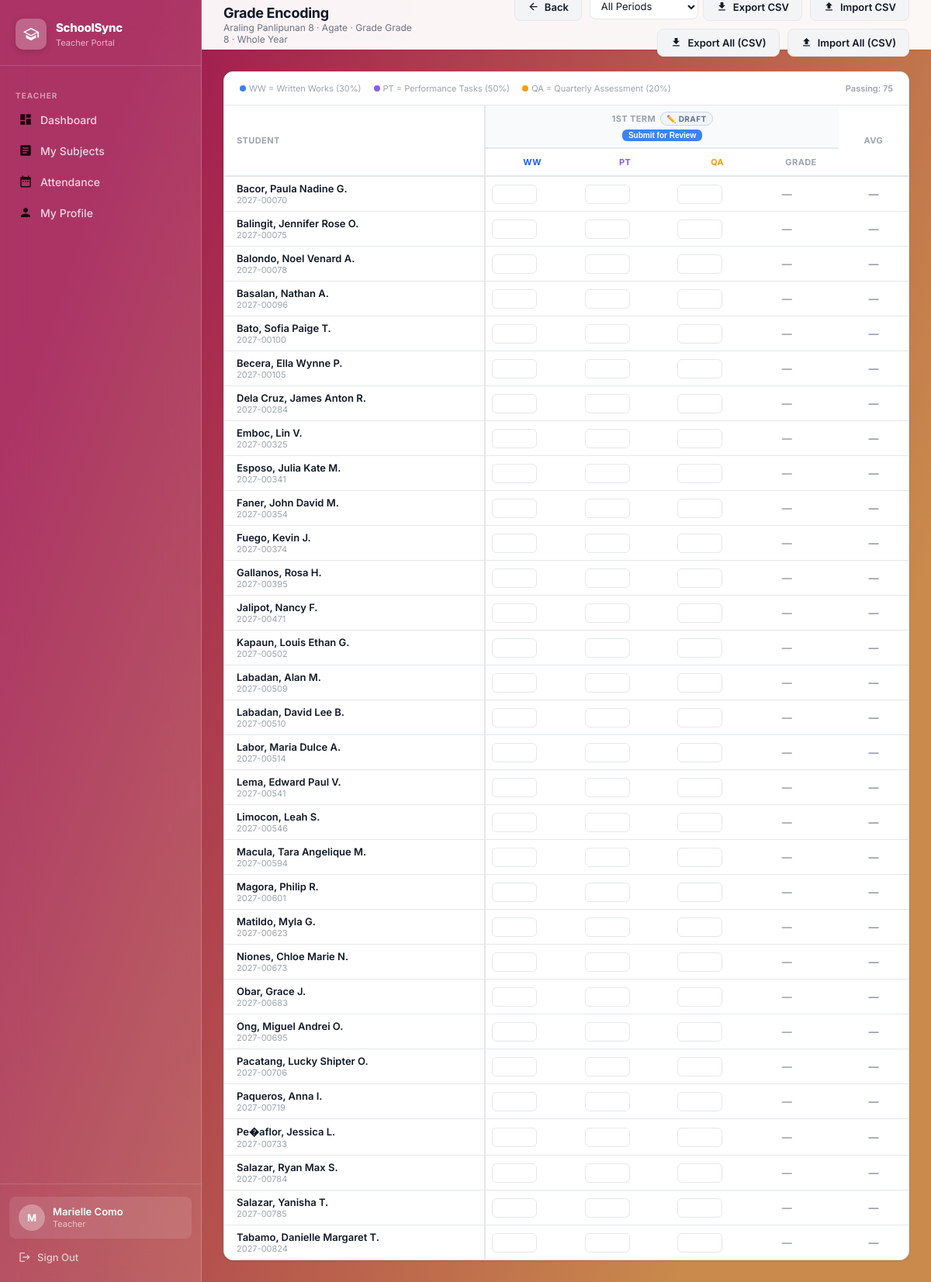
Page /teacher/grade_sheet/111/90 (signed in) on the committed database.
### tables this page shows
CREATE TABLE subjects (
        id INTEGER PRIMARY KEY AUTOINCREMENT,
        subject_code TEXT NOT NULL, subject_name TEXT NOT NULL,
        grade_level TEXT NOT NULL, strand TEXT, semester TEXT, default_teacher_id INTEGER, shs_type TEXT);

CREATE TABLE sections (
        id INTEGER PRIMARY KEY AUTOINCREMENT,
        grade_level TEXT NOT NULL, section_name TEXT NOT NULL, adviser_id INTEGER, student_limit INTEGER DEFAULT 40, strand_id INTEGER REFERENCES strands(id) ON DELETE SET NULL,
        FOREIGN KEY (adviser_id) REFERENCES teachers(id) ON DELETE SET NULL);

CREATE TABLE "grading_period_settings" (    id         INTEGER PRIMARY KEY AUTOINCREMENT,    period     TEXT NOT NULL,    semester   TEXT NOT NULL DEFAULT '1st Semester',    is_open    INTEGER NOT NULL DEFAULT 0,    opened_at  TEXT,    opened_by  TEXT,    UNIQUE(period, semester));

### app.py (the view)
@app.route('/teacher/grade_sheet/<int:sec_id>/<int:sub_id>')
@teacher_required
def teacher_grade_sheet(sec_id, sub_id):
    conn = get_db()
    tid  = session['teacher_id']
    assigned = conn.execute(
        "SELECT id FROM schedules WHERE teacher_id=? AND section_id=? AND subject_id=?",
        (tid, sec_id, sub_id)
    ).fetchone()
    if not assigned:
        flash('You are not assigned to this subject.', 'danger')
        return redirect(url_for('teacher_dashboard'))
    section  = conn.execute(
        "SELECT s.*, st.strand_code FROM sections s LEFT JOIN strands st ON s.strand_id=st.id WHERE s.id=?",
        (sec_id,)
    ).fetchone()
    subject  = conn.execute("SELECT * FROM subjects WHERE id=?", (sub_id,)).fetchone()
    students = conn.execute(
        "SELECT id, student_id, first_name, last_name, middle_name FROM students WHERE section_id=? ORDER BY last_name, first_name",
        (sec_id,)
    ).fetchall()
    QUARTERS = ['1st Term','2nd Term','3rd Term']
    _tgs_sub_sem_raw = conn.execute("SELECT semester FROM subjects WHERE id=?", (sub_id,)).fetchone()
    _tgs_sub_sem = (_tgs_sub_sem_raw['semester'] or '') if _tgs_sub_sem_raw else ''
    sub_semester = (subject['semester'] or '').strip() if subject else ''
    req_sem = request.args.get('sem', '').strip()
    active_sem = req_sem if req_sem in ALL_TERMS else '1st Term'
    sched_scope_row = conn.execute(
        "SELECT sc.semester FROM schedules sc "
        "WHERE sc.teacher_id=? AND sc.section_id=? AND sc.subject_id=? "
        "AND sc.semester IS NOT NULL AND sc.semester != '' LIMIT 1",
        (tid, sec_id, sub_id)
    ).fetchone()
    if (not req_sem) and sched_scope_row:
        sched_scope = (sched_scope_row['semester'] or '').strip()
        terms = SEM_TERMS.get(sched_scope, [])
        if terms:
            active_sem = sorted(terms)[0]
    eff_sem = get_effective_semester(conn, sub_id, sec_id, active_sem)
    sub_rows = conn.execute(
        "SELECT quarter, status FROM grade_submissions WHERE subject_id=? AND section_id=? AND semester=?",
        (sub_id, sec_id, eff_sem)
    ).fetchall()
    q_statuses = {r['quarter']: r['status'] for r in sub_rows}
    sem_q_rows = conn.execute(
        "SELECT period FROM grading_period_settings WHERE semester=? ORDER BY id",
        (eff_sem,)
    ).fetchall()
    QUARTERS = [r['period'] for r in sem_q_rows] if sem_q_rows else ['1st Term','2nd Term','3rd Term']
    grades_raw = conn.execute("""
        SELECT g.student_id, g.quarter,
               g.written_works, g.performance_tasks, g.quarterly_assessment
        FROM grades g WHERE g.subject_id=? AND g.section_id=? AND g.semester=?
    """, (sub_id, sec_id, eff_sem)).fetchall()
    grade_map = {}
    for g in grades_raw:
        grade_map.setdefault(g['student_id'], {})[g['quarter']] = g
    student_grades = []
    for st in students:
        qgrades = {}
        for q in QUARTERS:
            row = grade_map.get(st['id'], {}).get(q)
            if row:
                qg = compute_quarterly_grade(row['written_works'], row['performance_tasks'], row['quarterly_assessment'])
                qgrades[q] = {'ww': row['written_works'], 'pt': row['performance_tasks'],
                               'qa': row['quarterly_assessment'], 'computed': qg}
            else:
                qgrades[q] = {'ww': None, 'pt': None, 'qa': None, 'computed': None}
        vals = [qgrades[q]['computed'] for q in QUARTERS if qgrades[q]['computed'] is not None]
        avg  = round(sum(vals)/len(vals), 2) if vals else None
        student_grades.append({'student': st, 'quarters': qgrades, 'average': avg,
                                'passing': avg is not None and avg >= PASSING_GRADE})
    open_periods = get_open_periods_for_subject(conn, sub_semester, active_sem)
    conn.close()
    return render_template('teacher_grade_sheet.html',
                           section=section, subject=subject,
                           students=student_grades, quarters=QUARTERS,
                           q_statuses=q_statuses, passing_grade=PASSING_GRADE,
                           sec_id=sec_id, sub_id=sub_id,
                           open_periods=open_periods,
                           active_sem=active_sem, eff_sem=eff_sem)

### app.py (called while the page is built)
def get_db():
    conn = sqlite3.connect(DATABASE)
    conn.row_factory = sqlite3.Row
    conn.execute("PRAGMA foreign_keys = ON")
    return conn

def teacher_required(f):
    @wraps(f)
    def decorated(*args, **kwargs):
        if 'teacher_id' not in session:
            return redirect(url_for('login'))
        return f(*args, **kwargs)
    return decorated

def get_open_periods_for_subject(conn, subject_semester, active_sem=None):
    if not subject_semester or subject_semester not in SEM_TERMS:
        lookup_sem = active_sem or '1st Term'
    else:
        lookup_sem = subject_semester
    rows = conn.execute(
        "SELECT period FROM grading_period_settings WHERE semester=? AND is_open=1",
        (lookup_sem,)
    ).fetchall()
    open_set = {r['period'] for r in rows}
    return [p for p in ALL_TERMS if p in open_set]

def get_effective_semester(conn, subject_id, section_id, fallback_sem='1st Term'):
    sub = conn.execute("SELECT semester FROM subjects WHERE id=?", (subject_id,)).fetchone()
    if not sub:
        return fallback_sem
    sub_sem = (sub['semester'] or '').strip()
    if sub_sem in ('1st Term', '2nd Term', '3rd Term', '1st Semester', '2nd Semester'):
        return sub_sem
    if sub_sem == 'Whole Year':
        return 'Whole Year'
    return fallback_sem

### templates/teacher_grade_sheet.html (shortened to what this page needs)
{% extends "portal_layout.html" %}
{% block page_title %}Grade Encoding{% endblock %}
{% block page_subtitle %}{{ subject.subject_name }} · {{ section.section_name }} · Grade {{ section.grade_level }} · {{ eff_sem }}{% endblock %}
{% block header_actions %}
  <a href="{{ url_for('teacher_dashboard') }}" class="btn btn-secondary">
    <svg viewBox="0 0 24 24" fill="currentColor" style="width:15px;height:15px;"><path d="M20 11H7.83l5.59-5.59L12 4l-8 8 8 8 1.41-1.41L7.83 13H20v-2z"/></svg>
    Back
  </a>
  <form method="GET" action="{{ url_for('teacher_export_grades', sec_id=sec_id, sub_id=sub_id) }}" style="display:flex;align-items:center;gap:6px;">
    <select id="teacherPeriodSel" name="period" class="form-control" style="width:140px;padding:6px 10px;font-size:13px;">
      <option value="all">All Periods</option>
    </select>
    <button type="submit" class="btn btn-secondary">
      <svg viewBox="0 0 24 24" fill="currentColor" style="width:15px;height:15px;"><path d="M19 9h-4V3H9v6H5l7 7 7-7zM5 18v2h14v-2H5z"/></svg>
      Export CSV
    </button>
  </form>
  <button class="btn btn-secondary" onclick="document.getElementById('csvImportInput').click()">
    <svg viewBox="0 0 24 24" fill="currentColor" style="width:15px;height:15px;"><path d="M9 16h6v-6h4l-7-7-7 7h4v6zm-4 2h14v2H5v-2z"/></svg>
    Import CSV
  </button>
  <button class="btn btn-secondary" type="button" onclick="exportAllTeacherCSV()">
    <svg viewBox="0 0 24 24" fill="currentColor" style="width:15px;height:15px;"><path d="M19 9h-4V3H9v6H5l7 7 7-7zM5 18v2h14v-2H5z"/></svg>
    Export All (CSV)
  </button>
  <button class="btn btn-secondary" type="button" onclick="document.getElementById('csvImportAllInput').click()">
    <svg viewBox="0 0 24 24" fill="currentColor" style="width:15px;height:15px;"><path d="M9 16h6v-6h4l-7-7-7 7h4v6zm-4 2h14v2H5v-2z"/></svg>
    Import All (CSV)
  </button>
{% endblock %}
{% block content %}
<div class="content-card">
  <div style="padding:14px 20px;border-bottom:1px solid var(--border);">
    <div class="legend">
      <span class="legend-item"><span class="legend-dot" style="background:#3b82f6;"></span> WW = Written Works (30%)</span>
      <span class="legend-item"><span class="legend-dot" style="background:#8b5cf6;"></span> PT = Performance Tasks (50%)</span>
      <span class="legend-item"><span class="legend-dot" style="background:#f59e0b;"></span> QA = Quarterly Assessment (20%)</span>
      <span style="margin-left:auto;font-weight:600;">Passing: {{ passing_grade }}</span>
    </div>
  </div>
  <div style="overflow-x:auto;">
    <table class="grade-table">
      <thead>
        <tr>
          <th class="col-name" rowspan="2" style="min-width:160px;text-align:left;padding-left:16px;">Student</th>
          {% set period_classes = {'1st Term':'p-term1','2nd Term':'p-term2','3rd Term':'p-term3'} %}
          {% for q in quarters %}{% if q in open_periods %}
          <th class="p-header {{ period_classes[q] }} p-group" colspan="4">
            <div style="display:flex;align-items:center;justify-content:center;gap:6px;">
              {{ q }}
              {% set qs = q_statuses.get(q, 'Draft') %}
              <span class="status-pill status-{{ qs }}" id="status_{{ q }}">
                {{ '✏️' if qs=='Draft' else ('📤' if qs=='Submitted' else ('✅' if qs=='Approved' else '🔒')) }} {{ qs }}
              </span>
            </div>
            <div class="q-actions" id="qactions_{{ q }}">
              {% if qs == 'Draft' %}
              <button class="q-action-btn btn-submit" onclick="submitQuarter('{{ q }}')">Submit for Review</button>
              {% elif qs == 'Submitted' %}
              <span style="font-size:10px;color:#1e40af;font-style:italic;">Awaiting admin approval</span>
              {% elif qs == 'Approved' %}
              <span style="font-size:10px;color:#166534;font-style:italic;">Approved by admin</span>
              {% elif qs == 'Locked' %}
              <span style="font-size:10px;color:#92400e;font-style:italic;">Locked</span>
              {% endif %}
            </div>
          </th>
          {% endif %}{% endfor %}
          <th rowspan="2" style="min-width:56px;">Avg</th>
        </tr>
        <tr>
          {% for q in quarters %}{% if q in open_periods %}
          <th class="p-group" style="color:#2563eb;">WW</th>
          <th style="color:#8b5cf6;">PT</th>
          <th style="color:#f59e0b;">QA</th>
          <th>Grade</th>
          {% endif %}{% endfor %}
        </tr>
      </thead>
      <tbody>
        {% for sg in students %}{% set st = sg.student %}
        <tr>
          <td style="padding-left:16px;">
            <div style="font-weight:600;font-size:13px;">{{ st.last_name }}, {{ st.first_name }}{% if st.middle_name %} {{ st.middle_name[0] }}.{% endif %}</div>
            <div style="font-size:11px;color:var(--text-muted);">{{ st.student_id }}</div>
          </td>
          {% for q in quarters %}{% if q in open_periods %}{% set qd = sg.quarters[q] %}{% set qs = q_statuses.get(q,'Draft') %}
          <td class="p-group">
            <input type="number" min="0" max="100" step="0.01" class="grade-input"
              data-student="{{ st.id }}" data-subject="{{ sub_id }}" data-section="{{ sec_id }}"
              data-quarter="{{ q }}" data-component="written_works"
              value="{{ qd.ww if qd.ww is not none else '' }}"
              {{ 'disabled' if qs in ('Submitted','Approved','Locked') else '' }}>
          </td>
          <td>
            <input type="number" min="0" max="100" step="0.01" class="grade-input"
              data-student="{{ st.id }}" data-subject="{{ sub_id }}" data-section="{{ sec_id }}"
              data-quarter="{{ q }}" data-component="performance_tasks"
              value="{{ qd.pt if qd.pt is not none else '' }}"
              {{ 'disabled' if qs in ('Submitted','Approved','Locked') else '' }}>
          </td>
          <td>
            <input type="number" min="0" max="100" step="0.01" class="grade-input"
              data-student="{{ st.id }}" data-subject="{{ sub_id }}" data-section="{{ sec_id }}"
              data-quarter="{{ q }}" data-component="quarterly_assessment"
              value="{{ qd.qa if qd.qa is not none else '' }}"
              {{ 'disabled' if qs in ('Submitted','Approved','Locked') else '' }}>
          </td>
          <td>
            <span class="computed-grade {{ 'grade-pass' if qd.computed is not none and qd.computed >= passing_grade else ('grade-fail' if qd.computed is not none else 'grade-none') }}"
                  id="computed_{{ st.id }}_{{ q }}">
              {{ '%.2f'|format(qd.computed) if qd.computed is not none else '—' }}
            </span>
          </td>
          {% endif %}{% endfor %}
          <td style="font-weight:800;font-size:13px;text-align:center;">
            <span id="avg_{{ st.id }}" class="{{ 'grade-pass' if sg.average is not none and sg.average >= passing_grade else ('grade-fail' if sg.average is not none else 'grade-none') }}">
              {{ '%.2f'|format(sg.average) if sg.average is not none else '—' }}
            </span>
          </td>
        </tr>
        {% endfor %}
      </tbody>
    </table>
  </div>
</div>
{% endblock %}

### static/css/style.css (style rules this page uses)
:root { --brand-gradient: linear-gradient(109deg, rgba(160,24,80,1) 11.2%, rgba(201,138,75,1) 81.7%); --blue-course: linear-gradient(90deg, rgba(46,129,211,1) 0%, rgba(25,70,171,1) 100%); --teal-course: linear-gradient(90deg, rgba(76,187,149,1) 0%, rgba(38,117,105,1) 100%); --yellow-course: linear-gradient(90deg, rgba(241,218,0,1) 0%, rgba(233,164,0,1) 100%); --pink-course: linear-gradient(90deg, rgba(208,53,141,1) 0%, rgba(131,10,78,1) 100%); --dark-teal-course: linear-gradient(90deg, rgba(107,53,202,1) 0%, rgba(72,23,155,1) 100%); --medium-blue-course: linear-gradient(90deg, rgba(56,61,201,1) 0%, rgba(19,21,128,1) 100%); --mint-green-course: linear-gradient(90deg, rgba(87,209,218,1) 0%, rgba(41,123,146,1) 100%); --green-course: linear-gradient(90deg, rgba(87,219,56,1) 0%, rgba(52,164,50,1) 100%); --orange-course: linear-gradient(90deg, rgba(235,154,48,1) 0%, rgba(218,86,15,1) 100%); --slate-blue-course: linear-gradient(90deg, rgba(50,103,153,1) 0%, rgba(18,57,96,1) 100%); --dark-green-course: linear-gradient(90deg, rgba(49,123,100,1) 0%, rgba(22,71,79,1) 100%); --orange-red-course: linear-gradient(90deg, #f26a21 0%, #c0392b 100%); --sidebar-width: 260px; --header-height: 64px; --radius-sm: 8px; --radius-md: 12px; --radius-lg: 16px; --shadow-sm: 0 1px 3px rgba(0,0,0,.08), 0 1px 2px rgba(0,0,0,.04); --shadow-md: 0 4px 12px rgba(0,0,0,.10), 0 2px 4px rgba(0,0,0,.06); --shadow-lg: 0 10px 30px rgba(0,0,0,.14), 0 4px 8px rgba(0,0,0,.08); --text-primary: #111827; --text-secondary: #6b7280; --text-muted: #9ca3af; --border: #e5e7eb; --bg-page: #f3f4f6; --bg-white: #ffffff; --danger: #ef4444; --success: #22c55e; }
*,*::before,*::after { box-sizing:border-box;margin:0;padding:0 }
html { scroll-behavior:smooth }
body { font-family:'Inter',sans-serif;font-size:14px;color:var(--text-primary);background:var(--brand-gradient);min-height:100vh;-webkit-font-smoothing:antialiased }
a { text-decoration:none;color:inherit }
.form-control { width:100%;padding:10px 14px;border:1.5px solid var(--border);border-radius:var(--radius-sm);font-family:'Inter',sans-serif;font-size:14px;color:var(--text-primary);background:var(--bg-white);transition:border-color .2s,box-shadow .2s;outline:none }
.form-control option { color:var(--text-primary) }
.header-actions .form-control { padding:6px 10px;font-size:13px;height:32px }
.header-actions .btn { white-space:nowrap }
.content-card { background:var(--bg-white);border-radius:var(--radius-md);box-shadow:var(--shadow-sm);border:1px solid var(--border);overflow:hidden }
.btn { display:inline-flex;align-items:center;gap:7px;padding:9px 16px;border-radius:var(--radius-sm);font-family:'Inter',sans-serif;font-size:13px;font-weight:600;cursor:pointer;border:none;transition:opacity .2s,transform .15s,box-shadow .2s;white-space:nowrap }
.btn svg { width:15px;height:15px }
.btn-secondary { background:var(--bg-page);color:var(--text-primary);border:1px solid var(--border) }

### rows in the picture
subjects: subject_name "Araling Panlipunan 8"
sections: section_name "Agate", grade_level "Grade 8"
grading_period_settings: period "1ST TERM", value "✏️", qs "DRAFT", shows "WW", computed "—"

### other values in the picture
{{ session.teacher_name[0]|upper }} "M"
{{ session.get('teacher_name') or session.get('student_name') or 'User' }} "Marielle Como"
{{ eff_sem }} "Whole Year"
{{ passing_grade }} "75"
{{ st.last_name }} "Bacor" "Balingit" "Balondo" "Basalan" "Bato" "Becera" "Dela Cruz" "Emboc" "Esposo" "Faner" "Fuego" "Gallanos" "Jalipot" "Kapaun" "Labadan" "Labadan" "Labor" "Lema" "Limocon" "Macula" "Magora" "Matildo" "Niones" "Obar" "Ong" "Pacatang" "Paqueros" "Pe�aflor" "Salazar" "Salazar" "Tabamo"
{{ st.first_name }} "Paula Nadine" "Jennifer Rose" "Noel Venard" "Nathan" "Sofia Paige" "Ella Wynne" "James Anton" "Lin" "Julia Kate" "John David" "Kevin" "Rosa" "Nancy" "Louis Ethan" "Alan" "David Lee" "Maria Dulce" "Edward Paul" "Leah" "Tara Angelique" "Philip" "Myla" "Chloe Marie" "Grace" "Miguel Andrei" "Lucky Shipter" "Anna" "Jessica" "Ryan Max" "Yanisha" "Danielle Margaret"
{{ st.middle_name[0] }} "G" "O" "A" "A" "T" "P" "R" "V" "M" "M" "J" "H" "F" "G" "M" "B" "A" "V" "S" "M" "R" "G" "N" "J" "O" "O" "I" "L" "S" "T" "T"
{{ st.student_id }} "2027-00070" "2027-00075" "2027-00078" "2027-00096" "2027-00100" "2027-00105" "2027-00284" "2027-00325" "2027-00341" "2027-00354" "2027-00374" "2027-00395" "2027-00471" "2027-00502" "2027-00509" "2027-00510" "2027-00514" "2027-00541" "2027-00546" "2027-00594" "2027-00601" "2027-00623" "2027-00673" "2027-00683" "2027-00695" "2027-00706" "2027-00719" "2027-00733" "2027-00784" "2027-00785" "2027-00824"
{{ '%.2f'|format(sg.average) if sg.average is not none else '—' }} "—" "—" "—" "—" "—" "—" "—" "—" "—" "—" "—" "—" "—" "—" "—" "—" "—" "—" "—" "—" "—" "—" "—" "—" "—" "—" "—" "—" "—" "—" "—"
